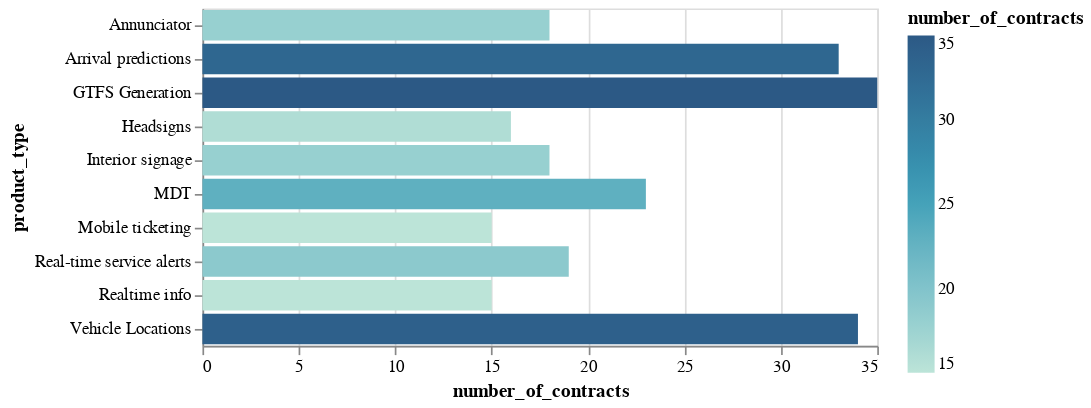

Notebook source saved alongside this figure:
### Code cell
bar_chart(most_common_contract_product, "number_of_contracts", "product_type")

### Figure 1 — Vega-Lite specification as saved in the notebook (floating-point values rounded to 4 significant figures)
{"config": {"view": {"continuousWidth": 400, "continuousHeight": 300}}, "data": {"name": "data-a328d1212d43f36be5716888bb4940eb"}, "mark": "bar", "encoding": {"color": {"field": "number_of_contracts", "scale": {"scheme": "tealblues"}, "type": "quantitative"}, "x": {"field": "number_of_contracts", "type": "quantitative"}, "y": {"field": "product_type", "type": "nominal"}}, "$schema": "https://vega.github.io/schema/vega-lite/v4.17.0.json", "datasets": {"data-a328d1212d43f36be5716888bb4940eb": [{"product_type": "GTFS Generation", "number_of_contracts": 35}, {"product_type": "Vehicle Locations", "number_of_contracts": 34}, {"product_type": "Arrival predictions", "number_of_contracts": 33}, {"product_type": "MDT", "number_of_contracts": 23}, {"product_type": "Real-time service alerts", "number_of_contracts": 19}, {"product_type": "Annunciator", "number_of_contracts": 18}, {"product_type": "Interior signage", "number_of_contracts": 18}, {"product_type": "Headsigns", "number_of_contracts": 16}, {"product_type": "Realtime info", "number_of_contracts": 15}, {"product_type": "Mobile ticketing", "number_of_contracts": 15}]}}
